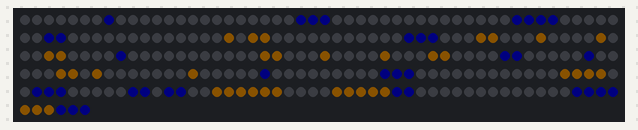
A sketch run on a simulated Arduino Uno, built with avr-gcc and run on an emulated ATmega328P. Shown: 256 RGB LEDs in strip order, left to right, continuing on the next row. Dim RGB values are drawn brighter than linear; random numbers use the default seed unless the sketch sets one.

Above: at 0.1 s.
At 60.3 s:
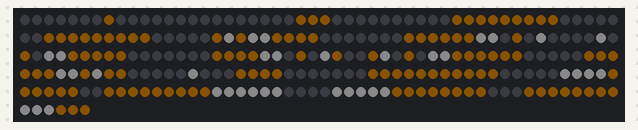
At 125.5 s:
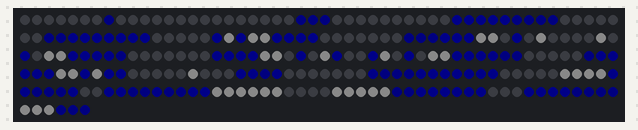

The sketch:

neopixel_matriz.ino
```cpp
// (licence header left out)
#include <Adafruit_NeoPixel.h>

#define PINO_DATA_LEDS 6
#define NUMERO_PIXELS 256

#define PRETO pixels.Color(0, 0, 0)
#define LARANJA pixels.Color(255, 140, 0)
#define VERDE pixels.Color(0, 150, 0)
#define BRANCO pixels.Color(255, 255, 255)
#define ROXO pixels.Color(128, 0, 128)
#define AZUL pixels.Color(0, 0, 255)
#define VERMELHO pixels.Color(255, 0, 0)

Adafruit_NeoPixel pixels(NUMERO_PIXELS, PINO_DATA_LEDS, NEO_GRB + NEO_KHZ800);

void setup() {
  pixels.begin();
}

int imagemDragao[16][16] = {
  { 0, 0, 0, 0, 0, 0, 0, 0, 1, 0, 0, 0, 0, 0, 0, 0 },
  { 0, 0, 0, 0, 0, 0, 0, 1, 1, 1, 0, 0, 0, 0, 0, 0 },
  { 0, 0, 0, 1, 1, 1, 1, 2, 2, 2, 2, 2, 0, 0, 0, 0 },
  { 0, 0, 0, 0, 1, 1, 2, 2, 2, 2, 2, 2, 2, 0, 0, 0 },
  { 0, 0, 0, 0, 0, 2, 2, 2, 2, 3, 3, 2, 3, 2, 0, 0 },
  { 0, 0, 1, 1, 1, 2, 2, 2, 3, 3, 0, 2, 0, 3, 0, 0 },
  { 0, 0, 0, 1, 2, 2, 2, 2, 3, 3, 0, 2, 0, 3, 0, 0 },
  { 0, 0, 0, 0, 2, 2, 2, 2, 3, 3, 0, 2, 0, 3, 2, 0 },
  { 0, 0, 1, 1, 2, 2, 2, 2, 3, 3, 0, 2, 0, 3, 2, 0 },
  { 0, 0, 0, 1, 2, 2, 2, 2, 2, 3, 3, 2, 3, 2, 2, 0 },
  { 0, 0, 0, 0, 2, 1, 2, 2, 0, 0, 0, 3, 0, 0, 0, 0 },
  { 0, 0, 0, 2, 1, 1, 1, 2, 2, 2, 2, 2, 2, 2, 0, 0 },
  { 2, 0, 0, 2, 1, 1, 1, 2, 2, 3, 3, 3, 3, 0, 0, 0 },
  { 2, 1, 1, 2, 1, 1, 2, 2, 3, 3, 3, 3, 3, 3, 0, 0 },
  { 0, 2, 2, 2, 2, 2, 2, 1, 1, 3, 3, 3, 3, 3, 0, 0 },
  { 0, 0, 2, 2, 2, 2, 1, 1, 1, 1, 3, 3, 3, 1, 1, 1 }
};

int paletaCores[4][4] = {
  { PRETO, LARANJA, VERDE, BRANCO }, // 0,1,2,3
  { PRETO, ROXO, AZUL, BRANCO },
  { PRETO, VERMELHO, LARANJA, BRANCO },
  { PRETO, ROXO, VERMELHO, LARANJA }
};

void loop() {
  int indice = 0; // restaura o valor inicial dos leds/pixels
  int idxPaleta = random(4); // 0-3
  pixels.clear(); // define os leds como desligado
  pixels.setBrightness(10); // define a intensidade dos leds

  for (int i=0; i<16; i++) { // itera nas linhas da imagem
    if (i % 2 == 0) { // caso linha par itera do fim para o início
      for (int j=15; j>=0; j--) {
        int cor = imagemDragao[i][j];
        pixels.setPixelColor(indice++, paletaCores[idxPaleta][cor]);
      }

    } else { // ou do início da linha para o fim
      for (int j=0; j<16; j++) {
        int cor = imagemDragao[i][j];
        pixels.setPixelColor(indice++, paletaCores[idxPaleta][cor]);
      }
    }
  }

  pixels.show();
  delay(5000);
}
```
